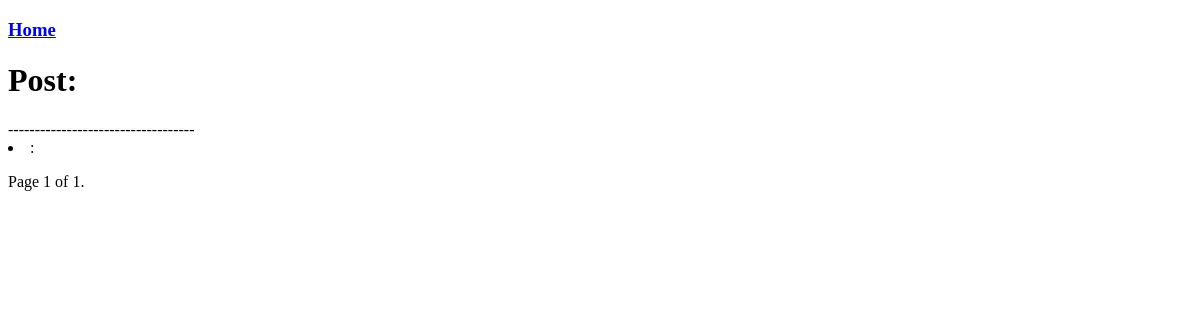
Before: /postcoments/3/ with the older database file.
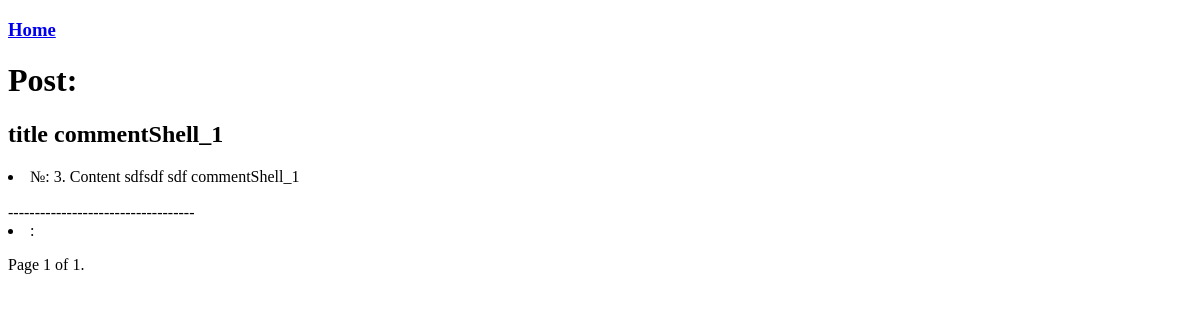
After: the same page with the newer database file.
### appcoment/models.py (models this page shows, shortened)
@python_2_unicode_compatible
class PostModel(models.Model):
    title = models.CharField(max_length=200)
    conten = models.TextField()
    timecreated = models.DateTimeField(verbose_name='Data Created', auto_now_add=True)

### appcoment/views.py (the view)
# urls.py: url(r'^postcoments/(?P<pk>[0-9]+)/$', postcoments),
def postcoments(request, pk):
    post = PostModel.objects.filter(pk=pk)
    contact_list = CommentList.objects.select_related('textcom').filter(textcom=pk)
    paginator = Paginator(contact_list, 5) # Show 5 contacts per page
    page = request.GET.get('page')
    try:
        contacts = paginator.page(page)
    except PageNotAnInteger:
        contacts = paginator.page(1)
    except EmptyPage:
        contacts = paginator.page(paginator.num_pages)
    return render_to_response('postcoments.html', {"contacts": contacts, 'post': post, 'nodes': contacts})

### appcoment/templates/postcoments.html (shortened to what this page needs)
<!DOCTYPE html>
<html lang="en">
<head>
</head>
<body>
{% load mptt_tags %}
<h3><a href="/">Home</a></h3>
<h1>Post:</h1>
    {% for foo in post %}
        <h2>{{ foo.title }}</h2>
        <li>№: {{ foo.id }}. {{ foo.conten }} </li>
        <br>
    {% endfor %}
-----------------------------------
    {% recursetree nodes %}
        <li>
            <a href="{{ node.get_absolute_url }}">{{ node.likecom }}</a>   :{{ node.autor }}
        </li>
    {% endrecursetree %}
<div class="pagination">
    <span class="step-links">
        <span class="current">
            Page {{ contacts.number }} of {{ contacts.paginator.num_pages }}.
        </span>
    </span>
</div>
</body>
</html>

Changed rows visible on the page:
added PostModel: title "title commentShell_1", id "3", conten "Content sdfsdf sdf commentShell_1"
